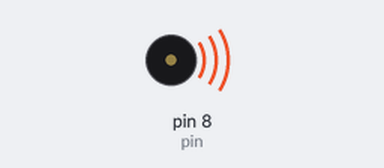
Simulated run of this sketch. Board: Arduino Uno, built with avr-gcc and run on an emulated ATmega328P. Parts: buzzer (waves = sounding).

Above: at 0.15 s.
At 2.85 s:
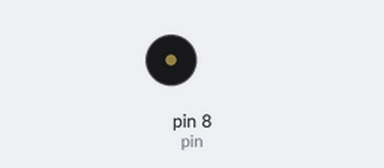
Timing chart, 0 to 8.5 s (numbered marks = the images above):
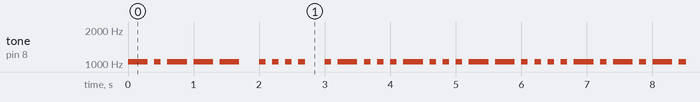

Measured:
- by itself, tone on pin 8 (pin): plays 1047 Hz for 0.30 s, 1047 Hz for 0.10 s, 1047 Hz for 0.30 s, 1047 Hz for 0.30 s, 1047 Hz for 0.30 s, 1047 Hz for 0.10 s … (456 notes in this stretch)

The sketch:

morsee2.ino
```cpp
/******************************************************************************
**                                                                           **
**                              Morse                                        **
**                                                                           **
**    David Lopez                                                        **
******************************************************************************/

//****** Includes *************************************************************

//****** Variables ************************************************************
const int pin = 8;   // pin for speaker

int note = 1047;
int velocitat = 10;

//****** Setup ****************************************************************
void setup()
{
}

//****** Loop *****************************************************************
void loop()
{
  //    NO SE LLEGIR
  //N
  ratlla();
  punt();

  //O
  ratlla();
  ratlla();
  ratlla();

  //Espai entre lletres
  espaiL();

  //S
  punt();
  punt();
  punt();

  //E
  punt();

  //Espai entre lletres
  espaiL();

  //L
  punt();
  ratlla();
  punt();
  punt();

  //L
  punt();
  ratlla();
  punt();
  punt();

  //E
  punt();

  //G
  ratlla();
  ratlla();
  punt();

  //I
  punt();
  punt();

  //R
  punt();
  ratlla();
  punt();

}

//****** Funcions *************************************************************
void punt()
{
  tone(pin, note, 1000/velocitat);
  delay(1000/velocitat);
  delay(1000/velocitat);
}

void ratlla()
{
  tone(pin, note, 3*(1000/velocitat));
  delay(3*(1000/velocitat));
  delay(1000/velocitat);
}

void espaiL()  //Espai entre lletres
{
  delay(2*(1000/velocitat));
}

void espaiP()  //Espai entre paraules
{
  delay(6*(1000/velocitat));
}
```
